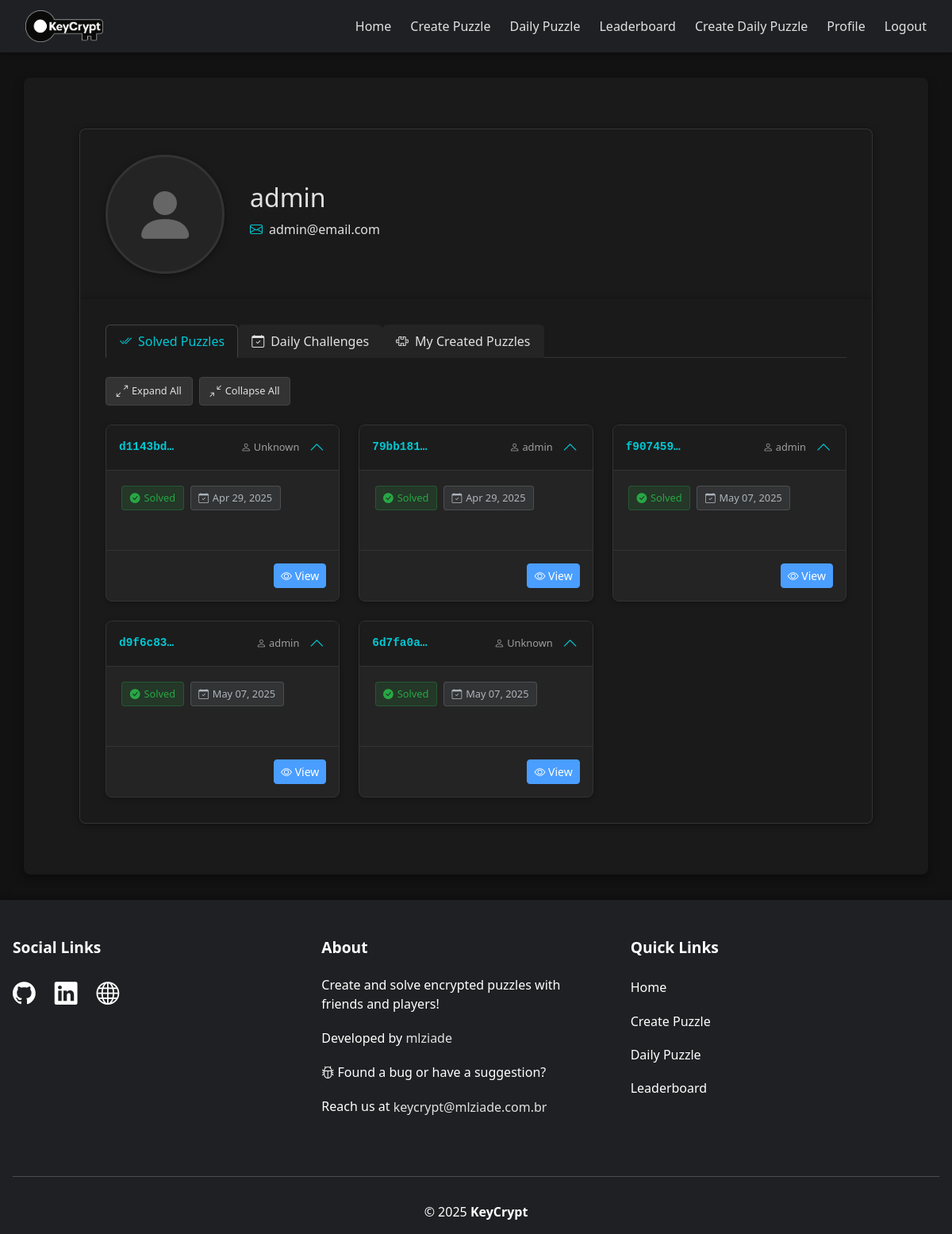
The page /users/profile/ (signed in) on the database its author committed.
### users/models.py (models this page shows, shortened)
class Profile(AbstractUser):
    email = models.EmailField(blank=False, unique=True)
    personal_url = models.URLField(blank=True, null=True)
    REQUIRED_FIELDS = ['email']

### puzzle/models.py (models this page shows, shortened)
class Puzzle(models.Model):
    id = models.UUIDField(primary_key=True, default=uuid.uuid4, editable=False)
    encrypted_message = models.TextField(null=False)
    nonce = models.TextField(null=False, default='')
    salt = models.TextField(null=False, default='')
    one_time_view = models.BooleanField(default=False) # True if the puzzle can be only be cracked once
    is_solved = models.BooleanField(default=False)
    self_destruct_at = models.DateTimeField(null=True, blank=True) # DateTime when the puzzle will be deleted, if set
    created_by = models.ForeignKey(Profile, null=True, on_delete=models.SET_NULL, related_name='puzzles')
    created_at = models.DateTimeField(auto_now_add=True)
    updated_at = models.DateTimeField(auto_now=True)

class PuzzleSolved(models.Model):
    id = models.AutoField(primary_key=True, auto_created=True)
    puzzle = models.ForeignKey(Puzzle, null=False, on_delete=models.CASCADE, related_name='solved_puzzles')
    solved_by = models.ForeignKey(Profile, null=True, on_delete=models.SET_NULL, related_name='solved_puzzles')
    solved_at = models.DateTimeField(auto_now_add=True)

### users/views.py (the view)
# urls.py: path('profile/', ProfileView.as_view(), name='profile'),
class ProfileView(View):
    @method_decorator(login_required(login_url='users:login'))
    def get(self, request):
        profile: Profile = request.user
        user_created_puzzles: QuerySet[Puzzle] = Puzzle.objects.filter(created_by=profile)
        solved_puzzles: QuerySet[Puzzle] = Puzzle.objects.filter(solved_puzzles__solved_by=profile)
        solved_daily_challenges: QuerySet[DailyChallenge] = DailyChallenge.objects.filter(solved_puzzles__solved_by=profile)
        return render(request, 'user_profile.html', {
            'profile': profile,
            'user_created_puzzles': user_created_puzzles,
            'solved_puzzles': solved_puzzles,
            'solved_daily_challenges': solved_daily_challenges,
        })

### users/templates/user_profile.html (shortened to what this page needs)
{% extends "base.html" %}
{% block extra_css %}
    {% load static %}
    <link rel="stylesheet" href="{% static 'user_profile.css' %}">
    <link rel="stylesheet" href="https://cdn.jsdelivr.net/npm/bootstrap-icons@1.7.2/font/bootstrap-icons.css">
{% endblock %}
{% block content %}
    <div class="profile-container">
        <div class="profile-header">
            <div class="profile-picture-container">
                <div class="profile-picture-placeholder">
                    <i class="bi bi-person-fill"></i>
                </div>
            </div>
            <div class="profile-info">
                <h2>{{ profile.get_full_name|default:profile.username }}</h2>
                <p><i class="bi bi-envelope"></i> {{ profile.email }}</p>
            </div>
        </div>
    </div>
    <div class="puzzles-container">
        <ul class="nav nav-tabs mb-4" id="puzzlesTabs" role="tablist">
            <li class="nav-item" role="presentation">
                <button class="nav-link active" id="solved-puzzles-tab" data-bs-toggle="tab"
                    data-bs-target="#solved-puzzles" type="button" role="tab" aria-selected="true">
                    <i class="bi bi-check2-all"></i> Solved Puzzles
                </button>
            </li>
            <li class="nav-item" role="presentation">
                <button class="nav-link" id="daily-challenges-tab" data-bs-toggle="tab"
                    data-bs-target="#daily-challenges" type="button" role="tab" aria-selected="false">
                    <i class="bi bi-calendar-check"></i> Daily Challenges
                </button>
            </li>
            <li class="nav-item" role="presentation">
                <button class="nav-link" id="created-puzzles-tab" data-bs-toggle="tab"
                    data-bs-target="#created-puzzles" type="button" role="tab" aria-selected="false">
                    <i class="bi bi-puzzle"></i> My Created Puzzles
                </button>
            </li>
        </ul>
        {% load django_bootstrap5 %}
        <div class="tab-content" id="puzzlesTabsContent">
            <div class="tab-pane fade show active" id="solved-puzzles" role="tabpanel">
                {% if solved_puzzles %}
                    <div class="puzzle-grid">
                        {% for puzzle in solved_puzzles %}
                            <div class="puzzle-card">
                                <div class="puzzle-card-header" data-bs-toggle="collapse" data-bs-target="#solved-content-{{ puzzle.id }}" aria-expanded="true" aria-controls="solved-content-{{ puzzle.id }}">
                                    <div class="header-content">
                                        <span class="puzzle-id">{{ puzzle.id|truncatechars:8 }}</span>
                                        <span class="puzzle-creator">
                                            {% if puzzle.created_by %}
                                                <i class="bi bi-person"></i> {{ puzzle.created_by.username }}
                                            {% else %}
                                                <i class="bi bi-person"></i> Unknown
                                            {% endif %}
                                        </span>
                                    </div>
                                    <button class="collapse-toggle">
                                        <i class="bi bi-chevron-up"></i>
                                    </button>
                                </div>
                                <div class="collapse show" id="solved-content-{{ puzzle.id }}">
                                    <div class="puzzle-card-body">
                                        <div class="puzzle-status">
                                            <span class="status-tag solved">
                                                <i class="bi bi-check-circle-fill"></i> Solved
                                            </span>
                                            <span class="status-tag solved-date">
                                                <i class="bi bi-calendar-check"></i> {{ puzzle.solved_puzzles.first.solved_at|date:"M d, Y" }}
                                            </span>
                                        </div>
                                    </div>
                                    <div class="puzzle-card-footer">
                                        <a href="{% url 'puzzle:view_puzzle' puzzle.id %}" class="btn btn-primary btn-sm">
                                            <i class="bi bi-eye"></i> View
                                        </a>
                                    </div>
                                </div>
                            </div>
                        {% endfor %}
                    </div>
                {% else %}
                    <div class="alert alert-info mt-4" role="alert">
                        You haven't solved any puzzles yet.
                    </div>
                {% endif %}
            </div>
        </div>
    </div>
{% endblock %}

### templates/base.html (shortened to what this page needs)
<!DOCTYPE html>
<html lang="en">
<head>
    {% load django_bootstrap5 %}
    {% bootstrap_css %}
    <link rel="stylesheet" href="https://cdn.jsdelivr.net/npm/bootstrap-icons@1.7.2/font/bootstrap-icons.css">
    {% load static %}
    <link rel="stylesheet" href="{% static 'base.css' %}">
    {% block extra_css %}
    {% endblock %}
</head>
<body>
    <nav class="navbar">
        <div class="nav-container">
            <div class="logo">
                <a href="{% url 'home' %}">
                    <img src="{% static 'logo.png' %}" alt="logo">
                </a>
            </div>
            <ul class="nav-links">
                <li><a href="{% url 'home' %}" class="nav-link">Home</a></li>
                <li><a href="{% url 'puzzle:create_puzzle' %}" class="nav-link">Create Puzzle</a></li>
                <li><a href="{% url 'daily:solve_daily_puzzle' %}" class="nav-link">Daily Puzzle</a></li>
                <li><a href="{% url 'daily:daily_leaderboard' %}" class="nav-link">Leaderboard</a></li>
                {% if user.is_superuser%}
                    <li><a href="{% url 'daily:daily_challenge_create' %}" class="nav-link">Create Daily Puzzle</a></li>
                {% endif %}
                {% if user.is_authenticated %}
                    <li><a href="{% url 'users:profile' %}" class="nav-link">Profile</a></li>
                {% endif %}
                {% if user.is_authenticated %}
                    <li>
                        <form action="{% url 'users:logout' %}" method="post" style="display: inline;">
                            <button type="submit" class="nav-link">Logout</button>
                        </form>
                    </li>
                {% else %}
                    <li><a href="{% url 'users:login' %}" class="nav-link">Login</a></li>
                {% endif %}
            </ul>
        </div>
    </nav>
    <div class="container">
        {% block content %}
        {% endblock %}
    </div>
    <footer>
        <div class="footer-container">
            <div class="footer-row">
                <div class="footer-column">
                    <h4>Social Links</h4>
                    <div class="social-links">
                        <a href="https://github.com/mlziade/keycrypt" target="_blank" class="social-link"><i class="bi bi-github"></i></a>
                        <a href="https://www.linkedin.com/in/mlziade/" target="_blank" class="social-link"><i class="bi bi-linkedin"></i></a>
                        <a href="https://mlziade.com.br" target="_blank" class="social-link"><i class="bi bi-globe"></i></a>
                    </div>
                </div>
                <div class="footer-column">
                    <h4>About</h4>
                    <p>Create and solve encrypted puzzles with friends and players!</p>
                    <p>Developed by <a href="https://mlziade.com.br" target="_blank" class="animated-link">mlziade</a></p>
                    <p><i class="bi bi-bug"></i> <a>Found a bug or have a suggestion?</a></p>
                    <p>Reach us at <a href="mailto:keycrypt@mlziade.com.br" class="animated-link">keycrypt@mlziade.com.br</a></p>
                </div>
                <div class="footer-column">
                    <h4>Quick Links</h4>
                    <ul class="footer-links">
                        <li><a href="{% url 'home' %}" class="animated-link">Home</a></li>
                        <li><a href="{% url 'puzzle:create_puzzle' %}" class="animated-link">Create Puzzle</a></li>
                        <li><a href="{% url 'daily:solve_daily_puzzle' %}" class="animated-link">Daily Puzzle</a></li>
                        <li><a href="{% url 'daily:daily_leaderboard' %}" class="animated-link">Leaderboard</a></li>
                    </ul>
                </div>
            </div>
            <div class="footer-bottom">
                <p>&copy; 2025 <span>KeyCrypt</span></p>
            </div>
        </div>
    </footer>
</body>
</html>

### static/base.css (style rules this page uses)
:root { --primary-color: #4a9eff; --secondary-color: #1e2023; --accent-color: #00c9d4; --light-color: #e1e1e1; --dark-color: #121212; --footer-color: #1e2023; --text-color: #e1e1e1; --container-bg: #1a1a1a; --shadow-color: rgba(0, 0, 0, 0.4); }
body { font-family: 'Segoe UI', Tahoma, Geneva, Verdana, sans-serif; background-color: var(--dark-color); color: var(--text-color); margin: 0; padding: 0; min-height: 100vh; display: flex; flex-direction: column; }
.navbar { background-color: var(--secondary-color); padding: 0.8rem 2rem; box-shadow: 0 2px 8px var(--shadow-color); position: relative; }
.nav-container { display: flex; justify-content: space-between; align-items: center; width: 100%; max-width: 1200px; margin: 0 auto; }
.logo img { height: 40px; width: auto; filter: brightness(1.1); }
.nav-links { display: flex; list-style: none; margin: 0; padding: 0; }
.nav-links li { margin-left: 1.5rem; display: flex; align-items: center; }
.nav-links a.nav-link, .nav-links button.nav-link { color: var(--light-color); text-decoration: none; font-weight: 500; transition: color 0.3s ease; padding: 0.5rem 0; position: relative; background: none; border: none; cursor: pointer; font-size: inherit; font-family: inherit; display: inline-block; line-height: normal; text-align: left; }
.nav-links a.nav-link::after, .nav-links button.nav-link::after { content: ''; position: absolute; width: 0; height: 2px; bottom: 0; left: 0; background-color: var(--accent-color); transition: width 0.3s ease; }
.container { flex: 1; padding: 2rem 1rem; width: 95%; max-width: 1200px; margin: 2rem auto; background-color: var(--container-bg); border-radius: 8px; box-shadow: 0 4px 12px var(--shadow-color); }
img { max-width: 100%; height: auto; }
footer { background-color: var(--footer-color); color: #ffffff; margin-top: auto; box-shadow: 0 -2px 8px var(--shadow-color); }
footer span { color: #ffffff; font-weight: bold; }
.footer-container { max-width: 1200px; margin: 0 auto; padding: 3rem 1rem 1rem; }
.footer-row { display: flex; flex-wrap: wrap; justify-content: space-between; margin-bottom: 2rem; }
.footer-column { flex: 1; min-width: 250px; margin-bottom: 1.5rem; padding-right: 2rem; }
.footer-column h4 { margin-bottom: 1.5rem; font-size: 1.2rem; color: #ffffff; font-weight: 600; }
.footer-links { list-style: none; margin: 0; padding: 0; }
.footer-links li { margin-bottom: 0.75rem; }
.footer-links a { color: #ffffff; text-decoration: none; transition: color 0.3s; }
.social-links { display: flex; gap: 1.5rem; margin-bottom: 1rem; }
.social-link { color: #ffffff; font-size: 1.8rem; transition: transform 0.3s, color 0.3s; display: inline-block; }
.footer-bottom { text-align: center; padding-top: 2rem; border-top: 1px solid rgba(255, 255, 255, 0.2); }
.footer-bottom p { margin: 0; }
.btn-primary { background-color: var(--primary-color); border-color: var(--primary-color); }
.animated-link { color: var(--light-color); text-decoration: none !important; font-weight: 500; transition: color 0.3s ease; padding: 0.2rem 0; position: relative; display: inline-block; }
.animated-link::after { content: ''; position: absolute; width: 0; height: 2px; bottom: 0; left: 0; background-color: var(--accent-color); transition: width 0.3s ease; }

### rows shown on the page
Profile: get_full_name "admin", email "admin@email.com"
Puzzle: id "d1143bd…", shows "Unknown", solved_puzzles.first.solved_at "Apr 29, 2025"
Puzzle: id "79bb181…", created_by.username "admin", solved_puzzles.first.solved_at "Apr 29, 2025"
Puzzle: id "f907459…", created_by.username "admin", solved_puzzles.first.solved_at "May 07, 2025"
Puzzle: id "d9f6c83…", created_by.username "admin", solved_puzzles.first.solved_at "May 07, 2025"
Puzzle: id "6d7fa0a…", shows "Unknown", solved_puzzles.first.solved_at "May 07, 2025"
